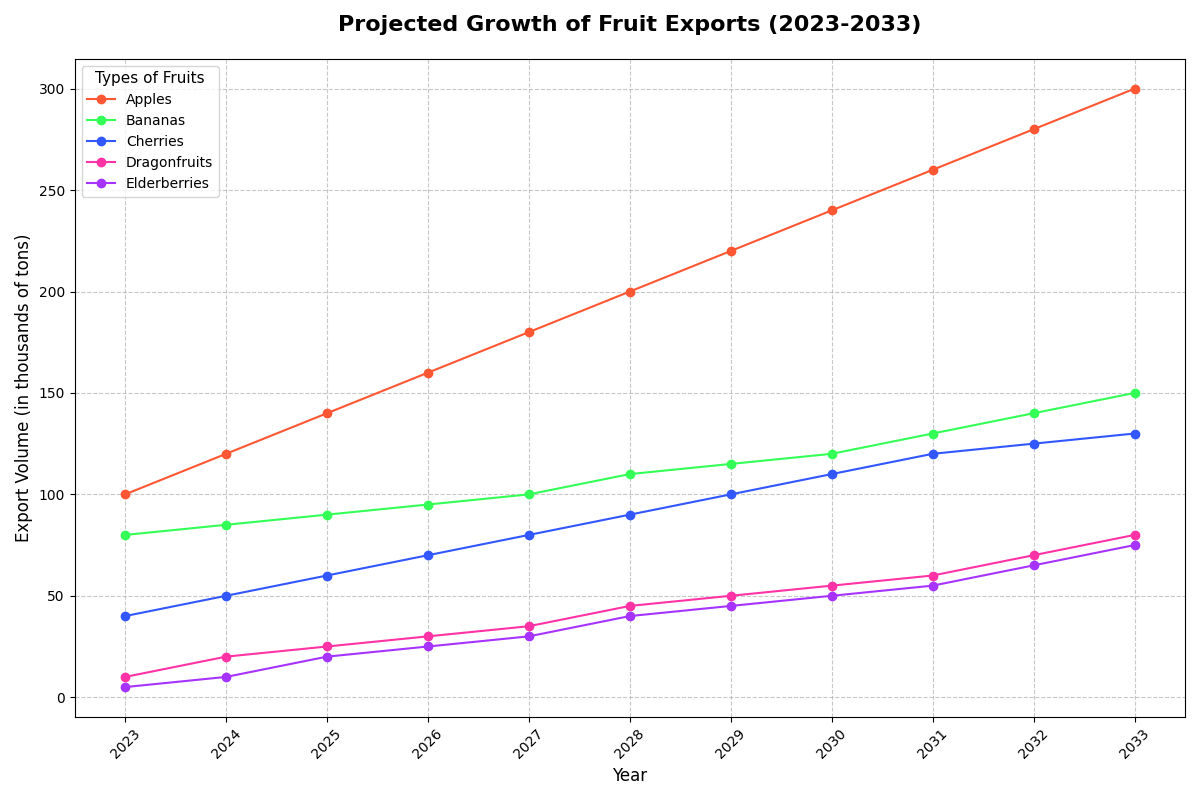

Write the Python code that produced this figure.
import matplotlib.pyplot as plt
import numpy as np

years = np.arange(2023, 2034)
types_of_fruits = ['Apples', 'Bananas', 'Cherries', 'Dragonfruits', 'Elderberries']

apples = [100, 120, 140, 160, 180, 200, 220, 240, 260, 280, 300]
bananas = [80, 85, 90, 95, 100, 110, 115, 120, 130, 140, 150]
cherries = [40, 50, 60, 70, 80, 90, 100, 110, 120, 125, 130]
dragonfruits = [10, 20, 25, 30, 35, 45, 50, 55, 60, 70, 80]
elderberries = [5, 10, 20, 25, 30, 40, 45, 50, 55, 65, 75]

export_data = [np.array(apples), np.array(bananas), np.array(cherries), np.array(dragonfruits), np.array(elderberries)]

# New set of colors for each fruit type
colors = ['#FF5733', '#33FF57', '#3357FF', '#FF33A6', '#A633FF']

fig, ax = plt.subplots(figsize=(12, 8))

# Plot with new color scheme
for fruit, data, color in zip(types_of_fruits, export_data, colors):
    ax.plot(years, data, marker='o', label=fruit, color=color)

ax.set_title('Projected Growth of Fruit Exports (2023-2033)', fontsize=16, fontweight='bold', pad=20)
ax.set_xlabel('Year', fontsize=12)
ax.set_ylabel('Export Volume (in thousands of tons)', fontsize=12)
ax.set_xticks(years)
ax.set_xticklabels(years, rotation=45)
ax.grid(True, linestyle='--', alpha=0.7)
ax.legend(title='Types of Fruits', fontsize=10, title_fontsize=11)

plt.tight_layout()
plt.show()
